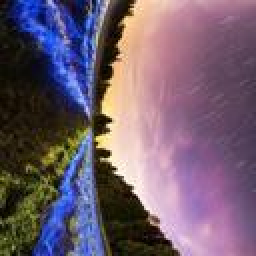
#> input picture Python-main/src/package_klova9/Practice/Capstone_1_1/Images/sample_640×426..jpg, 128 x 128 px, found by its file name (shown 2 times larger); its folder holds 3 pictures in this run
$ python edit_image.py
#> lines starting #> are read from the running program, lines starting #| are printed output that depends on the picture
"""
Iterate through each file in the folder
For each file:
    -Rotate the image 90° clockwise
    -Resize the image from 192x192 to 128x128
    -Save the image to a new folder in .jpeg format
"""

from PIL import Image
import os

source_path = "Practice\Capstone_1_1\Images"
output_path = 'Practice\Capstone_1_1\Images'
for file_path in os.listdir(source_path):

    try:
        newfile = Image.open(os.path.join(source_path, file_path))
#> newfile is the input picture: PIL image 128x128 RGB; mean R, G, B 111.9, 93, 110.3
        newfile = newfile.resize((128,128))
        newfile= newfile.rotate(-90)
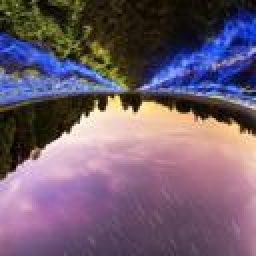
#> newfile: PIL image 128x128 RGB (shown 2 times larger); mean R, G, B 111.9, 93, 110.3
        newfile = newfile.convert('RGB')
        newfile.save(os.path.join(output_path, file_path[:-4] + '.jpg'))
        print('Succsess')
    except:
        print('Failed')
#> pass 2 of the loop `for file_path in os.listdir(source_path):`:
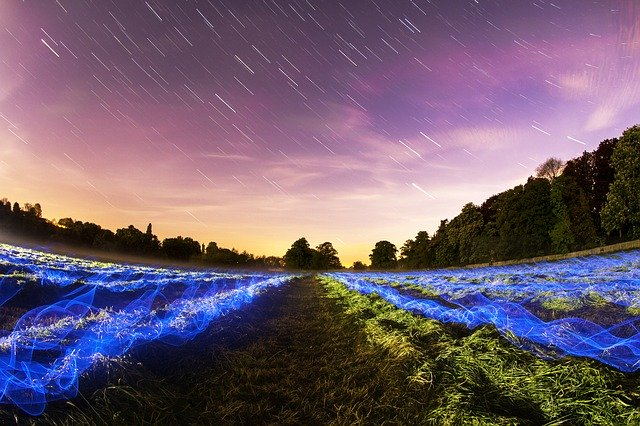
#> input picture Python-main/src/package_klova9/Practice/Capstone_1_1/Images/sample_640×426.tiff, 640 x 426 px, found by its file name
#> newfile is the input picture: PIL image 640x426 RGB; mean R, G, B 112, 92.9, 110.2
#> `newfile = newfile.resize((128,128))`:
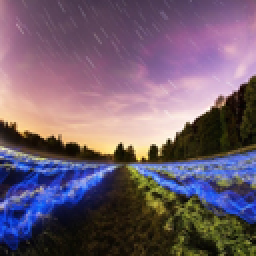
#> newfile: PIL image 128x128 RGB (shown 2 times larger); mean R, G, B 112, 92.9, 110.3
#> `newfile= newfile.rotate(-90)`:
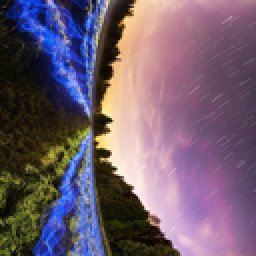
#> newfile: PIL image 128x128 RGB (shown 2 times larger); mean R, G, B 112, 92.9, 110.3
#> pass 3 of the loop `for file_path in os.listdir(source_path):`:
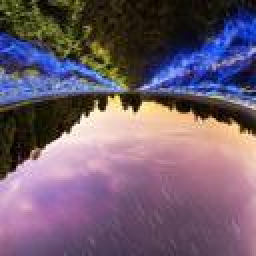
#> input picture Python-main/src/package_klova9/Practice/Capstone_1_1/Images/sample_640×426.tiff.jpg, 128 x 128 px, found by its file name (shown 2 times larger)
#> newfile is the input picture: PIL image 128x128 RGB; mean R, G, B 111.9, 92.9, 110.6
#> `newfile= newfile.rotate(-90)`:
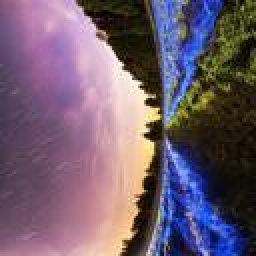
#> newfile: PIL image 128x128 RGB (shown 2 times larger); mean R, G, B 111.9, 92.9, 110.6
